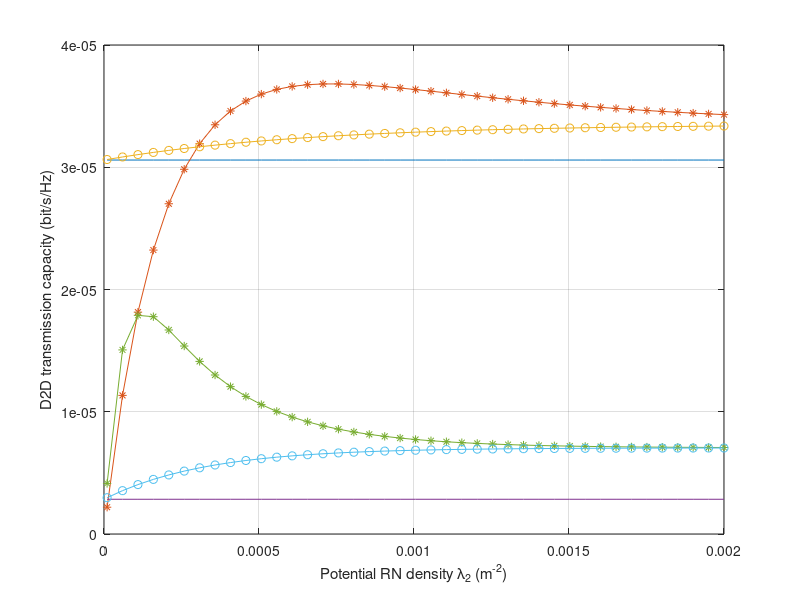

Here is the MATLAB script that generated this plot:
Tx1m = 15;
Tx2m = 15;
Tx3m = 3*10^(-4);
Tx4m = 2;
Tx5m = 0;
Tx6m = 4;
Tx7m = [35 50];
Tx8m = size(Tx7m,2);
A = (4*pi-36*sqrt(3)+64)/(12*pi-9*sqrt(3));
Tx9m = pi*gamma(1+2/Tx6m)*gamma(1-2/Tx6m);
Tx10m = zeros(1,6);
Tx11m = 10^(Tx1m/10);
Tx12m = 10^(Tx2m/10);
Tx13m = 10^(Tx4m/10);
Tx14m = 10^(Tx5m/10);
Tx15m = 1*10^(-5);
Tx16m = 2*10^(-3);
Tx17m = 40;
Tx18m = (Tx16m-Tx15m)/Tx17m;
Tx20m = Tx15m:Tx18m:Tx16m;
Tx19m = size(Tx20m,2);

for Tx21m = 1:Tx8m;
Tx22m = Tx7m(1,Tx21m);Tx23m = ((2*pi/3)-sqrt(3)/2)*(Tx22m^2);Tx24m = 1-exp(-Tx20m*Tx23m); 
    Tx25m = exp(-Tx3m*Tx9m*((Tx13m)^(2/Tx6m))*(Tx22m^2));
    Tx26m = Tx3m.*Tx25m*ones(1,Tx19m);
    Tx27m = exp(-1/2*Tx3m.*Tx24m*Tx9m*(Tx14m^(2/Tx6m))*(A^2)*(Tx22m^2)*(((Tx12m/Tx11m)^(2/Tx6m))+1));
    Tx28m = exp(-1/2*Tx3m.*Tx24m*Tx9m*(Tx14m^(2/Tx6m))*(A^2)*(Tx22m^2)*(((Tx11m/Tx12m)^(2/Tx6m))+1));
    Tx29m = 1/2*Tx3m*Tx24m.*Tx27m.*Tx28m;
    Tx30m = exp(-Tx3m*Tx9m*(Tx13m^(2/Tx6m))*(Tx22m^2)*(1-(1/2)*Tx24m+1/2*Tx24m*((Tx12m/Tx11m)^(2/Tx6m))));
    Tx31m = exp(-Tx3m*Tx9m*(Tx14m^(2/Tx6m))*(A^2)*(Tx22m^2)*(1-(1/2)*Tx24m+1/2*Tx24m*((Tx12m/Tx11m)^(2/Tx6m))));
    Tx32m = exp(-Tx3m*Tx9m*(Tx14m^(2/Tx6m))*(A^2)*(Tx22m^2)*((1-1/2*Tx24m)*((Tx11m/Tx12m)^(2/Tx6m))+1/2*Tx24m));
    Tx33m = Tx3m*(1-Tx24m).*Tx30m+1/2*Tx3m*Tx24m.*Tx31m.*Tx32m;
    Tx10m(1,((Tx21m-1)*3+1)) = plot(Tx20m(1,:),Tx26m(1,:));
    hold on;
    Tx10m(1,((Tx21m-1)*3+2)) = plot(Tx20m(1,:),Tx29m(1,:),'-*');
    hold on;
    Tx10m(1,(Tx21m*3)) = plot(Tx20m(1,:),Tx33m(1,:),'-o');
    hold on;
end

xlabel('Potential RN density \lambda_2 (m^{-2})');
ylabel('D2D transmission capacity (bit/s/Hz)');
grid on;
